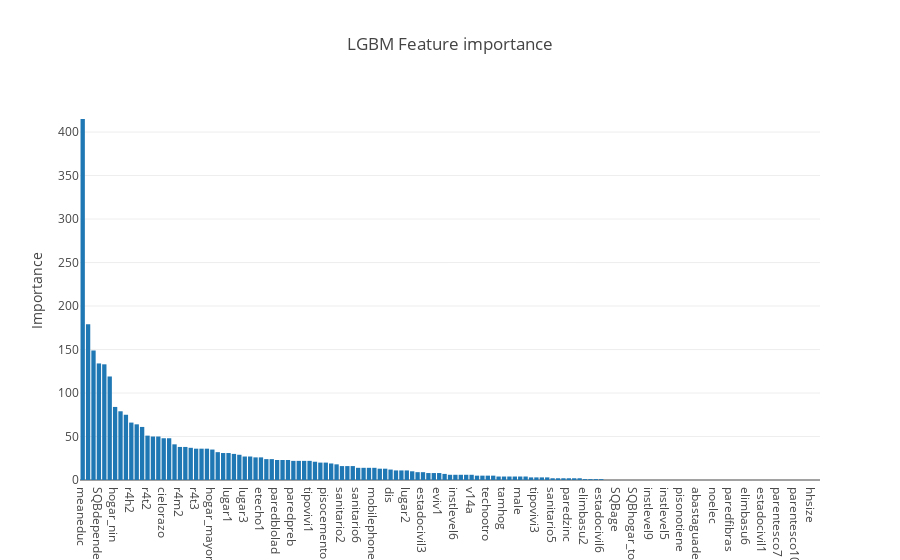

Notebook source saved alongside this figure:
### Markdown cell above
### Feature Importance

### Code cell
from sklearn.model_selection import cross_val_score
from lightgbm import LGBMRegressor

ignore = ["idhogar", "dependency", "edjefe", "edjefa", "Target", "Id"]
feats  = [col for col in train.columns if col not in ignore]
model = LGBMRegressor()
model.fit(train_x[feats], train_y)

feat_importance = zip(*(feats, model.feature_importances_))
feat_importance = pd.DataFrame(list(feat_importance), columns=["Feature", "Importance"])
feat_importance.sort_values("Importance", ascending=False, inplace=True)
trace = go.Bar(
    x = feat_importance.Feature,
    y = feat_importance.Importance,
)

data = [trace]
layout = go.Layout(
    title  = "LGBM Feature importance",
    yaxis  = dict(title="Importance")
)

fig = go.Figure(data=data, layout=layout)
iplot(fig);

### Figure 1 — Plotly figure (JSON) as saved in the notebook; plotly's stock layout.template omitted (floating-point values rounded to 4 significant figures; data arrays with more than 128 entries replaced by an {"elided": "..."} marker saying what was removed)
{"data": [{"type": "bar", "x": {"elided": "137 str values"}, "y": {"elided": "137 int values"}}], "layout": {"title": "LGBM Feature importance", "yaxis": {"title": "Importance"}}}
